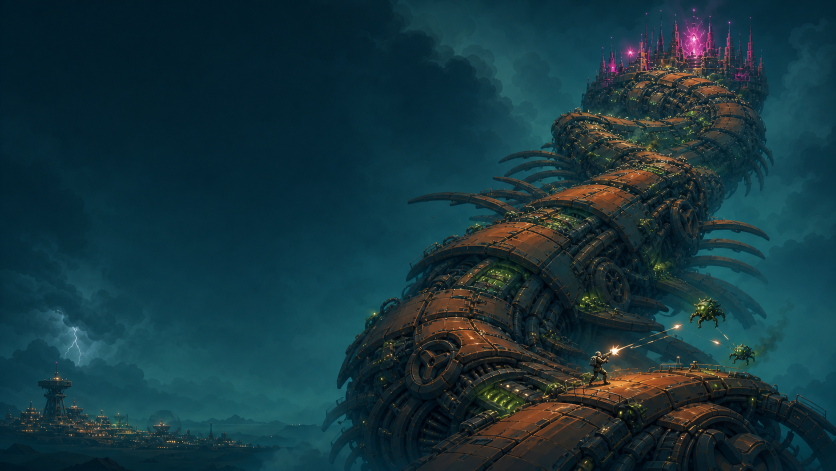
#> input picture assets/generated/ui/title-meridian-ascent-v1.png, 1672 x 941 px (shown at 1/2 size)
$ python make-app-icons.py ../../assets/generated/ui/title-meridian-ascent-v1.png
#> lines starting #> are read from the running program, lines starting #| are printed output that depends on the picture
#!/usr/bin/env python3
"""Cut HULLBREAKER's home-screen icons from the shipped title key art (T-105).

    /opt/hb-art/bin/python -I tools/assets/make-app-icons.py          # write
    /opt/hb-art/bin/python -I tools/assets/make-app-icons.py --check  # verify

Source: assets/generated/ui/title-meridian-ascent-v1.png (the reviewed master
of the title screen's key art). No new art is made here: every icon is a
square crop of that image, resized with Lanczos. Two crops:

  icon      the Crown and the upper coils of the Meridian, square. Used for
            apple-touch-icon (180, opaque: iOS paints transparency black)
            and the manifest's ordinary 192 / 512 icons.
  maskable  the same crop shrunk into the inner 80% of the square, on a flat
            field of the art's own sky colour (the mean of the crop's top
            band), so the Crown stays inside the circle Android keeps when it
            masks an icon (purpose "maskable"; the W3C safe zone is a circle
            of radius 40% of the icon).

--check re-renders in memory and fails if any committed file differs, so the
icons stay reproducible from the source rather than becoming hand-edited
assets. Output is plain RGB PNG with no metadata: byte-stable for a given
Pillow version (reported by --check).
"""

import io
import sys
from pathlib import Path

from PIL import Image, ImageStat

ROOT = Path(__file__).resolve().parents[2]
SRC = ROOT / 'assets' / 'generated' / 'ui' / 'title-meridian-ascent-v1.png'
OUT = ROOT / 'assets' / 'generated' / 'ui' / 'app'

# (left, top, right, bottom) in source pixels; square.
CROP = (1010, 0, 1650, 640)
SAFE_FRACTION = 0.8          # maskable: content inside the inner 80%
FILES = [
    ('apple-touch-icon-180.png', 'icon', 180),
    ('icon-192.png', 'icon', 192),
    ('icon-512.png', 'icon', 512),
    ('icon-maskable-512.png', 'maskable', 512),
]


def render(kind, size):
#> called with kind = 'icon', size = 180
    assert CROP[2] - CROP[0] == CROP[3] - CROP[1], 'the crop is not square'
    with Image.open(SRC) as im:
#> im is the input picture: PIL image 1672x941 RGB; mean R, G, B 22.1, 53.7, 61.9
        art = im.convert('RGB').crop(CROP)
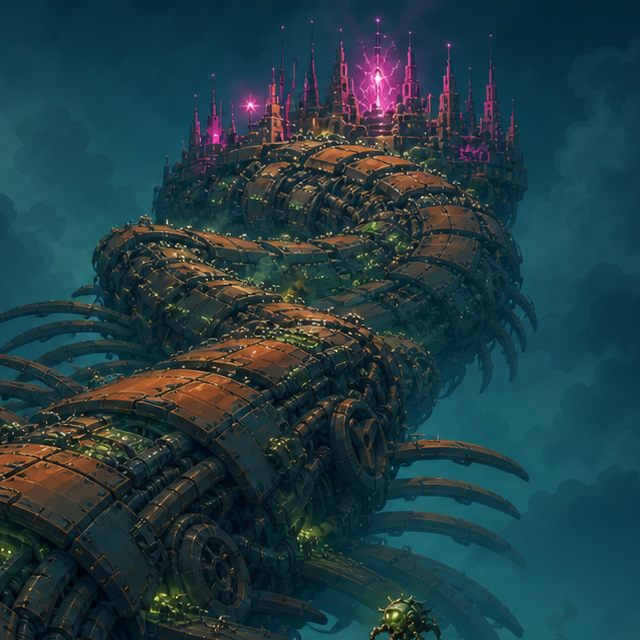
#> art: PIL image 640x640 RGB; mean R, G, B 33.2, 61.1, 67.3
    if kind == 'icon':
        tile = art.resize((size, size), Image.LANCZOS)
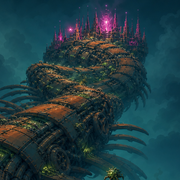
#> tile: PIL image 180x180 RGB; mean R, G, B 33.2, 61.1, 67.3
    else:
        band = art.crop((0, 0, art.width, max(1, art.height // 12)))
        field = tuple(round(v) for v in ImageStat.Stat(band).mean[:3])
        inner = round(size * SAFE_FRACTION)
        tile = Image.new('RGB', (size, size), field)
        off = (size - inner) // 2
        tile.paste(art.resize((inner, inner), Image.LANCZOS), (off, off))
    buf = io.BytesIO()
    tile.save(buf, format='PNG', optimize=True)
    return buf.getvalue()


def main(argv):
    check = '--check' in argv
    import PIL
    bad = []
    if not check:
        OUT.mkdir(parents=True, exist_ok=True)
    for name, crop, size in FILES:
        data = render(crop, size)
        path = OUT / name
        if check:
            if not path.exists() or path.read_bytes() != data:
                bad.append(name)
        else:
            path.write_bytes(data)
            print(f'wrote {path.relative_to(ROOT)} ({size}x{size}, {len(data)} bytes)')
    if check:
        if bad:
            print(f'make-app-icons --check: {len(bad)} icon(s) differ from a fresh cut '
                  f'(Pillow {PIL.__version__}): {", ".join(bad)}')
            return 1
        print(f'make-app-icons --check: all {len(FILES)} icons reproduce byte-for-byte (Pillow {PIL.__version__})')
    return 0


if __name__ == '__main__':
    sys.exit(main(sys.argv[1:]))
#> (the program exits here)
